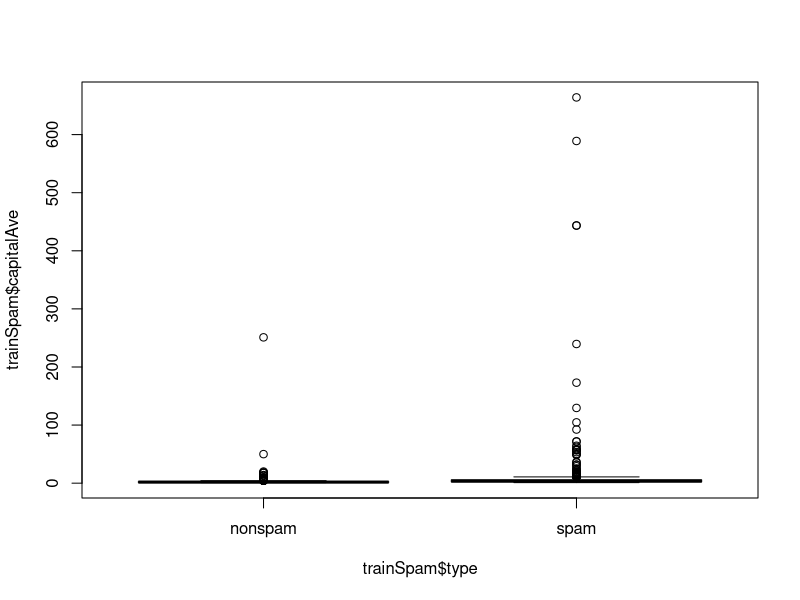
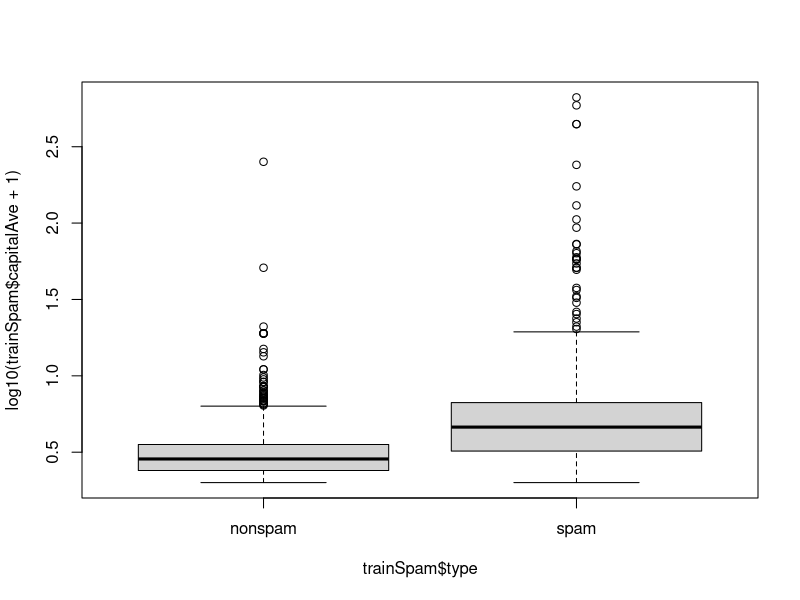
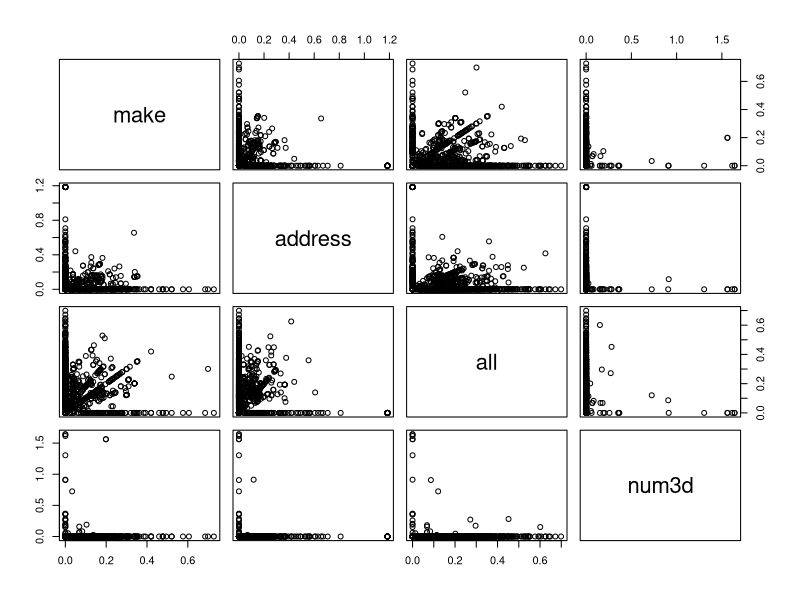
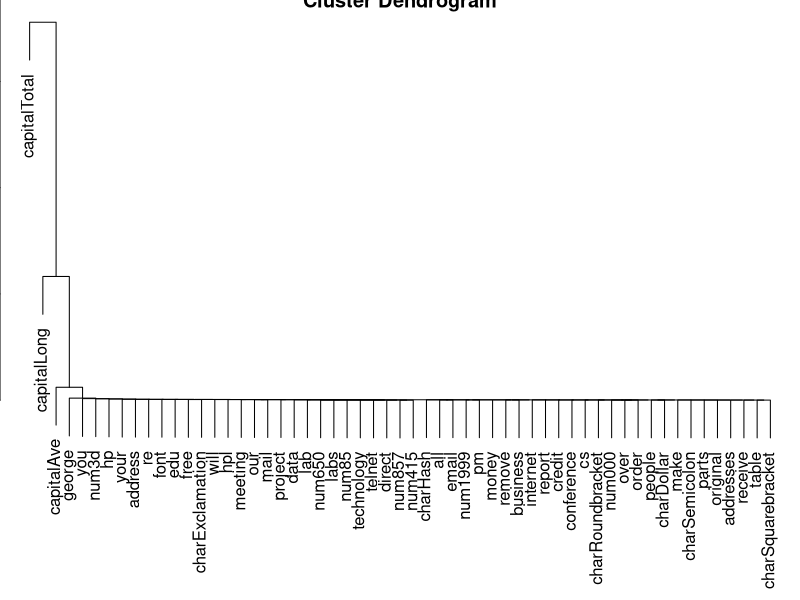
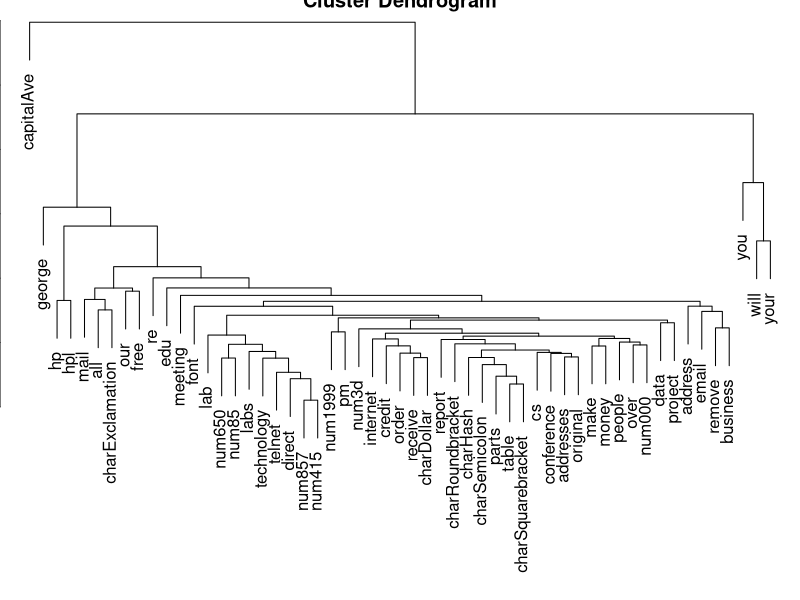

These charts were generated, in order, by the following R code:
## ---- chunk 1
# Se não estiver instalado, instale o pacote kernlab
library(kernlab)
data(spam)
# Executrando o subsampling
set.seed(3435)
trainIndicator = rbinom(4601,size=1,prob=0.5)
table(trainIndicator)
trainSpam = spam[trainIndicator==1,]
testSpam = spam[trainIndicator==0,]
## ---- chunk 2
names(trainSpam)
## ---- chunk 3
head(trainSpam)
## ---- chunk 4
table(trainSpam$type)
## ---- chunk 5
plot(trainSpam$capitalAve ~ trainSpam$type)
## ---- chunk 6
plot(log10(trainSpam$capitalAve + 1) ~ trainSpam$type)
## ---- chunk 7
plot(log10(trainSpam[,1:4]+1))
## ---- chunk 8
par(mar=c(0,0,0,0))

## ---- chunk 9
hCluster = hclust(dist(t(trainSpam[,1:57])))
plot(hCluster)
## ---- chunk 10
hClusterUpdated = hclust(dist(t(log10(trainSpam[,1:55]+1))))
plot(hClusterUpdated)
## ---- chunk 11
trainSpam$numType = as.numeric(trainSpam$type)-1
costFunction = function(x,y) sum(x!=(y > 0.5)) 
cvError = rep(NA,55)
library(boot)
for(i in 1:55){
  lmFormula = reformulate(names(trainSpam)[i], response = "numType")
  glmFit = glm(lmFormula,family="binomial",data=trainSpam)
  cvError[i] = cv.glm(trainSpam,glmFit,costFunction,2)$delta[2]
}

## Qual predictor tem erro de validação cruzada mínimo?
names(trainSpam)[which.min(cvError)]
## ---- chunk 12
## Use the best model from the group
predictionModel = glm(numType ~ charDollar,family="binomial",data=trainSpam)

## Obter previsões no conjunto de teste
predictionTest = predict(predictionModel,testSpam)
predictedSpam = rep("nonspam",dim(testSpam)[1])

## Classificar como "spam" para aqueles com prob > 0.5
predictedSpam[predictionModel$fitted > 0.5] = "spam"
## ---- chunk 13
## Classification table
table(predictedSpam,testSpam$type)

## Error rate
(61+458)/(1346+458 + 61 + 449)
